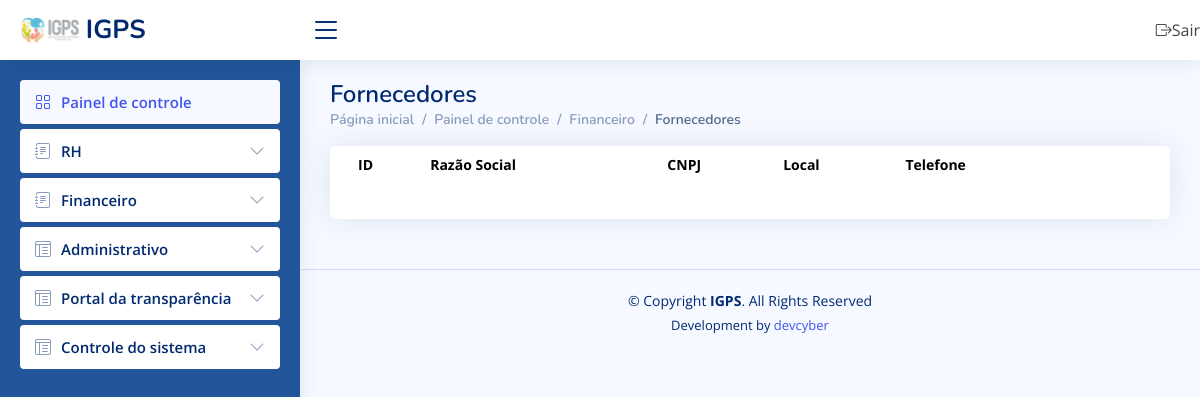
Before: /fornecedores/ (signed in) with the older database file.
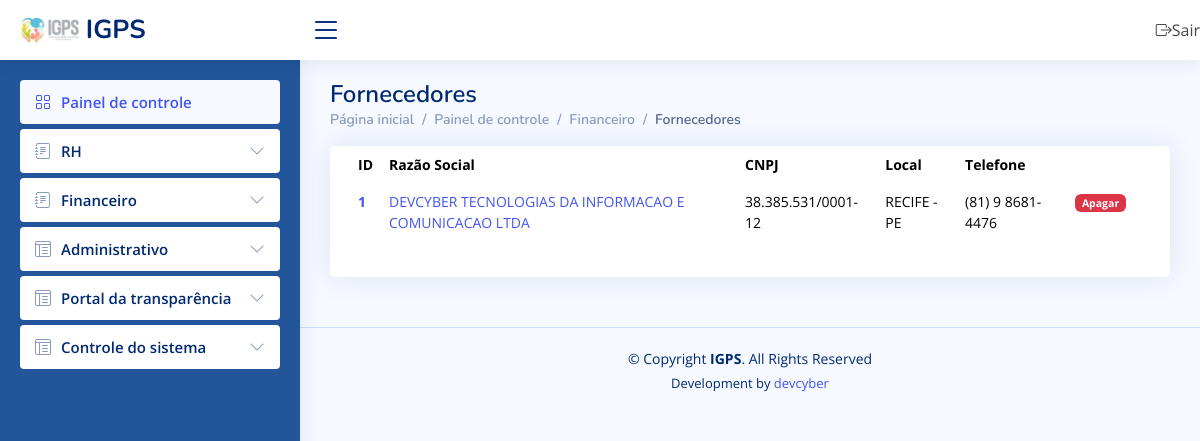
After: the same page with the newer database file.
### corpo/models.py (models this page shows)
class Fornecedor(models.Model):
    razao_social = models.CharField(max_length=200)
    cnpj = models.CharField(max_length=200)
    cep = models.CharField(max_length=200)
    rua = models.CharField(max_length=200)
    n = models.CharField(max_length=200)
    bairro = models.CharField(max_length=200)
    cidade = models.CharField(max_length=200)
    uf = models.CharField(max_length=200)
    telefone = models.CharField(max_length=200)
    email = models.CharField(max_length=200)
    contrato_social = models.FileField(null=True)
    cartao_cnpj = models.FileField(null=True)
    data_abertura = models.CharField(max_length=200)
    atuacao = models.CharField(max_length=200)
    status = models.CharField(max_length=200)

### corpo/views.py (the view)
# urls.py: url(r'fornecedores/', views.fornecedores, name="fornecedores"),
@login_required
def fornecedores(request):
    localizar_ip = LocationService()
    resultado = localizar_ip.get_location(str(request.META.get('REMOTE_ADDR')))
    Logs(usuario=request.user, data_hora=datetime.now(), dados_post='', dados_pc_acesso=request.META.get('HTTP_USER_AGENT', ''), ip=request.META.get('REMOTE_ADDR'), tipo_acesso=request.method, pagina=request.path, endereco=resultado).save()
    return render(request, 'fornecedores.html', {'permissao': request.user.last_name, 'fornecedores': Fornecedor.objects.filter(status='').order_by('-id')})

### corpo/ip_to_endereco.py (called while the page is built)
    def get_location(self, ip_address):
        try:
            response = self.reader.city(ip_address)
            return str(response.city.name) + ', ' + str(response.subdivisions.most_specific.name) + ' - ' + str(response.country.name)
        except geoip2.errors.AddressNotFoundError:
            return "rastreamento sem exito"

### corpo/templates/fornecedores.html
{% extends 'painel.html' %}
{% block link %}
<h1>Fornecedores</h1>
<nav>
<ol class="breadcrumb">
    <li class="breadcrumb-item"><a href="https://igps.net.br/painel/">Página inicial</a></li>
    <li class="breadcrumb-item">Painel de controle</li>
    <li class="breadcrumb-item">Financeiro</li>
    <li class="breadcrumb-item active">Fornecedores</li>
</ol>
</nav>
{% endblock %}
{% block content %}
<div class="col-12">
  <div class="card recent-sales overflow-auto">
    <div class="card-body">
      <table class="table table-borderless datatable">
        <thead>
          <tr>
            <th scope="col">ID</th>
            <th scope="col">Razão Social</th>
            <th scope="col">CNPJ</th>
            <th scope="col">Local</th>
            <th scope="col">Telefone</th>
            <th scope="col"></th>
            <th scope="col"></th>
          </tr>
        </thead>
        <tbody>
          {% for f in fornecedores %}
          <tr>
            <th scope="row"><a href="/editar_fornecedor/{{ f.id }}/">{{ f.id }}</a></th>
            <td><a href="/editar_fornecedor/{{ f.id }}/">{{ f.razao_social }}</a></td>
            <td>{{ f.cnpj }}</td>
            <td>{{ f.cidade }} - {{ f.uf }}</td>
            <td>{{ f.telefone }}</td>
            <td><a href="/deletar_fornecedor/{{ f.id }}/" class="badge bg-danger">Apagar</a></td>
          </tr>
          {% endfor %}
        </tbody>
      </table>
    </div>
  </div>
</div>
{% endblock %}

### corpo/templates/painel.html (shortened to what this page needs)
<!DOCTYPE html>
<html lang="pt">
<head>
  <link href="/static/assets_painel/vendor/bootstrap/css/bootstrap.min.css" rel="stylesheet">
  <link href="/static/assets_painel/vendor/bootstrap-icons/bootstrap-icons.css" rel="stylesheet">
  <link href="/static/assets_painel/vendor/boxicons/css/boxicons.min.css" rel="stylesheet">
  <link href="/static/assets_painel/vendor/quill/quill.snow.css" rel="stylesheet">
  <link href="/static/assets_painel/vendor/quill/quill.bubble.css" rel="stylesheet">
  <link href="/static/assets_painel/vendor/remixicon/remixicon.css" rel="stylesheet">
  <link href="/static/assets_painel/vendor/simple-datatables/style.css" rel="stylesheet">
  <link href="/static/css/style_painel.css" rel="stylesheet">
  <link href="https://cdn.jsdelivr.net/npm/select2@4.1.0-rc.0/dist/css/select2.min.css" rel="stylesheet" />
</head>
<body>
  <header id="header" class="header fixed-top d-flex align-items-center">
    <div class="d-flex align-items-center justify-content-between">
      <a href="/painel/" class="logo d-flex align-items-center">
        <img src="/static/assets/igps.png" alt="">
        <span class="d-none d-lg-block">IGPS</span>
      </a>
      <i class="bi bi-list toggle-sidebar-btn"></i>
    </div>
    <nav class="header-nav ms-auto">
      <ul class="d-flex align-items-center">
        <li class="nav-item dropdown pe-3">
            <li>
              <a class="dropdown-item d-flex align-items-center" href="https://igps.net.br/sair/">
                <i class="bi bi-box-arrow-right"></i>
                <span>Sair</span>
              </a>
            </li>
          </ul>
    </nav>
  </header>
  <aside id="sidebar" style="background-color: #259;" class="sidebar">
    <ul class="sidebar-nav" id="sidebar-nav">
      <li class="nav-item">
        <a class="nav-link " href="/painel/">
          <i class="bi bi-grid"></i>
          <span>Painel de controle</span>
        </a>
      </li>
      {% if 'RH' in permissao %}
      <li class="nav-item">
        <a class="nav-link collapsed" data-bs-target="#rh" data-bs-toggle="collapse" href="#">
          <i class="bi bi-journal-text"></i><span>RH</span><i class="bi bi-chevron-down ms-auto"></i>
        </a>
      </li>
      {% endif %}
      {% if 'FINANCEIRO' in permissao %}
      <li class="nav-item">
        <a class="nav-link collapsed" data-bs-target="#financeiro" data-bs-toggle="collapse" href="#">
          <i class="bi bi-journal-text"></i><span>Financeiro</span><i class="bi bi-chevron-down ms-auto"></i>
        </a>
      </li>
      {% endif %}
      {% if 'RH' in permissao %}
      <li class="nav-item">
        <a class="nav-link collapsed" data-bs-target="#tables-adm" data-bs-toggle="collapse" href="#">
          <i class="bi bi-layout-text-window-reverse"></i><span>Administrativo</span><i class="bi bi-chevron-down ms-auto"></i>
        </a>
      </li>
      {% endif %}
      {% if 'PUBLI' in permissao %}
      <li class="nav-item">
        <a class="nav-link collapsed" data-bs-target="#tables-nav" data-bs-toggle="collapse" href="#">
          <i class="bi bi-layout-text-window-reverse"></i><span>Portal da transparência</span><i class="bi bi-chevron-down ms-auto"></i>
        </a>
      </li>
      {% endif %}
      {% if 'SISTEMA' in permissao %}
      <li class="nav-item">
        <a class="nav-link collapsed" data-bs-target="#tables-sistema" data-bs-toggle="collapse" href="#">
          <i class="bi bi-layout-text-window-reverse"></i><span>Controle do sistema</span><i class="bi bi-chevron-down ms-auto"></i>
        </a>
      </li>
      {% endif %}
  </aside>
  <main id="main" class="main">
    <div class="pagetitle">
      {% block link %}{% endblock %}
    </div>
    <section class="section dashboard">
      {% block content %}
      {% endblock %}
    </section>
  </main>
  <footer id="footer" class="footer">
    <div class="copyright">
      &copy; Copyright <strong><span>IGPS</span></strong>. All Rights Reserved
    </div>
    <div class="credits">
      Development by <a href="https://www.devcyber.com">devcyber</a>
    </div>
  </footer>
</body>
</html>

### corpo/static/css/style_painel.css (style rules this page uses)
:root { scroll-behavior: smooth; }
body { font-family: "Open Sans", sans-serif; background: #f6f9ff; color: #444444; }
a { color: #4154f1; text-decoration: none; }
h1, h2, h3, h4, h5, h6 { font-family: "Nunito", sans-serif; }
#main { margin-top: 60px; padding: 20px 30px; transition: all 0.3s; }
.pagetitle { margin-bottom: 10px; }
.pagetitle h1 { font-size: 24px; margin-bottom: 0; font-weight: 600; color: #012970; }
.card { margin-bottom: 30px; border: none; border-radius: 5px; box-shadow: 0px 0 30px rgba(1, 41, 112, 0.1); }
.card-body { padding: 0 20px 20px 20px; }
.breadcrumb { font-size: 14px; font-family: "Nunito", sans-serif; color: #899bbd; font-weight: 600; }
.breadcrumb a { color: #899bbd; transition: 0.3s; }
.breadcrumb .breadcrumb-item::before { color: #899bbd; }
.breadcrumb .active { color: #51678f; font-weight: 600; }
.logo { line-height: 1; }
@media (min-width: 1200px) { .logo { width: 280px; } }
.logo img { max-height: 26px; margin-right: 6px; }
.logo span { font-size: 26px; font-weight: 700; color: #012970; font-family: "Nunito", sans-serif; }
.header { transition: all 0.5s; z-index: 997; height: 60px; box-shadow: 0px 2px 20px rgba(1, 41, 112, 0.1); background-color: #fff; padding-left: 20px; }
.header .toggle-sidebar-btn { font-size: 32px; padding-left: 10px; cursor: pointer; color: #012970; }
.header-nav ul { list-style: none; }
.header-nav>ul { margin: 0; padding: 0; }
.sidebar { position: fixed; top: 60px; left: 0; bottom: 0; width: 300px; z-index: 996; transition: all 0.3s; padding: 20px; overflow-y: auto; scrollbar-width: thin; scrollbar-color: #aab7cf transparent; box-shadow: 0px 0px 20px rgba(1, 41, 112, 0.1); background-color: #fff; }
@media (min-width: 1200px) { #main, #footer { margin-left: 300px; } }
.sidebar-nav { padding: 0; margin: 0; list-style: none; }
.sidebar-nav li { padding: 0; margin: 0; list-style: none; }
.sidebar-nav .nav-item { margin-bottom: 5px; }
.sidebar-nav .nav-link { display: flex; align-items: center; font-size: 15px; font-weight: 600; color: #4154f1; transition: 0.3; background: #f6f9ff; padding: 10px 15px; border-radius: 4px; }
.sidebar-nav .nav-link i { font-size: 16px; margin-right: 10px; color: #4154f1; }
.sidebar-nav .nav-link.collapsed { color: #012970; background: #fff; }
.sidebar-nav .nav-link.collapsed i { color: #899bbd; }
.sidebar-nav .nav-link .bi-chevron-down { margin-right: 0; transition: transform 0.2s ease-in-out; }
.dashboard .recent-sales { font-size: 14px; }
.dashboard .recent-sales .table thead { background: #f6f6fe; }
.dashboard .recent-sales .table thead th { border: 0; }
.footer { padding: 20px 0; font-size: 14px; transition: all 0.3s; border-top: 1px solid #cddfff; }
.footer .copyright { text-align: center; color: #012970; }
.footer .credits { padding-top: 5px; text-align: center; font-size: 13px; color: #012970; }

Changed rows visible on the page:
added Fornecedor: id "1", razao_social "DEVCYBER TECNOLOGIAS DA INFORMACAO E COMUNICACAO LTDA", cnpj "38.385.531/0001-12", cidade "RECIFE", uf "PE", telefone "(81) 9 8681-4476"
